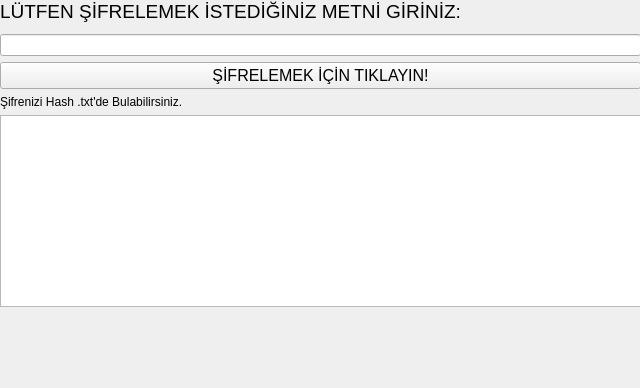
<?xml version="1.0" encoding="UTF-8"?>
<ui version="4.0">
 <class>OttoCrypto</class>
 <widget class="QMainWindow" name="OttoCrypto">
  <property name="geometry">
   <rect>
    <x>0</x>
    <y>0</y>
    <width>640</width>
    <height>388</height>
   </rect>
  </property>
  <property name="sizePolicy">
   <sizepolicy hsizetype="Fixed" vsizetype="Fixed">
    <horstretch>0</horstretch>
    <verstretch>0</verstretch>
   </sizepolicy>
  </property>
  <property name="minimumSize">
   <size>
    <width>640</width>
    <height>388</height>
   </size>
  </property>
  <property name="maximumSize">
   <size>
    <width>640</width>
    <height>388</height>
   </size>
  </property>
  <property name="windowTitle">
   <string>OttoCrypto Şifreleyici </string>
  </property>
  <property name="unifiedTitleAndToolBarOnMac">
   <bool>false</bool>
  </property>
  <widget class="QWidget" name="centralwidget">
   <property name="sizePolicy">
    <sizepolicy hsizetype="Fixed" vsizetype="Fixed">
     <horstretch>0</horstretch>
     <verstretch>0</verstretch>
    </sizepolicy>
   </property>
   <property name="minimumSize">
    <size>
     <width>640</width>
     <height>388</height>
    </size>
   </property>
   <property name="maximumSize">
    <size>
     <width>640</width>
     <height>388</height>
    </size>
   </property>
   <widget class="QWidget" name="verticalLayoutWidget">
    <property name="geometry">
     <rect>
      <x>0</x>
      <y>0</y>
      <width>641</width>
      <height>391</height>
     </rect>
    </property>
    <layout class="QVBoxLayout" name="verticalLayout">
     <item>
      <widget class="QLabel" name="lutfen">
       <property name="font">
        <font>
         <pointsize>14</pointsize>
        </font>
       </property>
       <property name="text">
        <string>LÜTFEN ŞİFRELEMEK İSTEDİĞİNİZ METNİ GİRİNİZ:</string>
       </property>
      </widget>
     </item>
     <item>
      <spacer name="verticalSpacer_2">
       <property name="orientation">
        <enum>Qt::Vertical</enum>
       </property>
       <property name="sizeType">
        <enum>QSizePolicy::Fixed</enum>
       </property>
       <property name="sizeHint" stdset="0">
        <size>
         <width>20</width>
         <height>5</height>
        </size>
       </property>
      </spacer>
     </item>
     <item>
      <widget class="QLineEdit" name="input"/>
     </item>
     <item>
      <widget class="QPushButton" name="pushButton">
       <property name="font">
        <font>
         <pointsize>12</pointsize>
        </font>
       </property>
       <property name="text">
        <string>ŞİFRELEMEK İÇİN TIKLAYIN!</string>
       </property>
      </widget>
     </item>
     <item>
      <widget class="QLabel" name="hash">
       <property name="text">
        <string>Şifrenizi Hash .txt'de Bulabilirsiniz.</string>
       </property>
      </widget>
     </item>
     <item>
      <widget class="QTextBrowser" name="textBrowser"/>
     </item>
     <item>
      <spacer name="verticalSpacer">
       <property name="orientation">
        <enum>Qt::Vertical</enum>
       </property>
       <property name="sizeHint" stdset="0">
        <size>
         <width>20</width>
         <height>40</height>
        </size>
       </property>
      </spacer>
     </item>
    </layout>
   </widget>
  </widget>
 </widget>
 <resources/>
 <connections/>
</ui>
